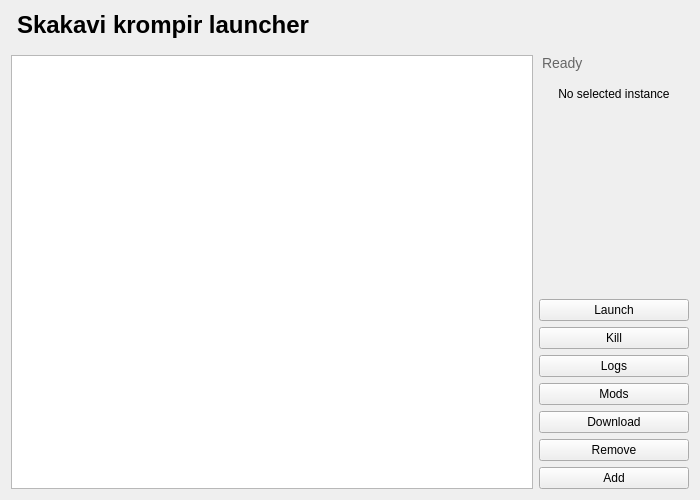
<?xml version="1.0" encoding="UTF-8"?>
<ui version="4.0">
 <class>MainWindow</class>
 <widget class="QWidget" name="MainWindow">
  <property name="geometry">
   <rect>
    <x>0</x>
    <y>0</y>
    <width>700</width>
    <height>500</height>
   </rect>
  </property>
  <property name="windowTitle">
   <string>Skakavi krompir launcher</string>
  </property>
  <layout class="QVBoxLayout" name="verticalLayout">
   <item>
    <widget class="QLabel" name="titleLabel">
     <property name="styleSheet">
      <string notr="true">font-size: 24px; font-weight: bold; margin-bottom: 10px;</string>
     </property>
     <property name="text">
      <string>Skakavi krompir launcher</string>
     </property>
    </widget>
   </item>
   <item>
    <layout class="QHBoxLayout" name="horizontalLayout_2" stretch="0,0">
     <item>
      <widget class="QListWidget" name="instanceList">
       <property name="iconSize">
        <size>
         <width>64</width>
         <height>64</height>
        </size>
       </property>
       <property name="movement">
        <enum>QListView::Static</enum>
       </property>
       <property name="isWrapping" stdset="0">
        <bool>true</bool>
       </property>
       <property name="resizeMode">
        <enum>QListView::Adjust</enum>
       </property>
       <property name="spacing">
        <number>10</number>
       </property>
       <property name="viewMode">
        <enum>QListView::IconMode</enum>
       </property>
      </widget>
     </item>
     <item>
      <layout class="QVBoxLayout" name="verticalLayout_2">
       <item>
        <widget class="QLabel" name="statusLabel">
         <property name="styleSheet">
          <string notr="true">font-size: 14px; color: #666; margin-bottom: 10px;</string>
         </property>
         <property name="text">
          <string>Ready</string>
         </property>
        </widget>
       </item>
       <item>
        <widget class="QLabel" name="instanceName">
         <property name="text">
          <string>No selected instance</string>
         </property>
         <property name="alignment">
          <set>Qt::AlignCenter</set>
         </property>
        </widget>
       </item>
       <item>
        <spacer name="verticalSpacer">
         <property name="orientation">
          <enum>Qt::Vertical</enum>
         </property>
         <property name="sizeHint" stdset="0">
          <size>
           <width>20</width>
           <height>40</height>
          </size>
         </property>
        </spacer>
       </item>
       <item>
        <spacer name="horizontalSpacer">
         <property name="orientation">
          <enum>Qt::Horizontal</enum>
         </property>
         <property name="sizeType">
          <enum>QSizePolicy::Minimum</enum>
         </property>
         <property name="sizeHint" stdset="0">
          <size>
           <width>150</width>
           <height>11</height>
          </size>
         </property>
        </spacer>
       </item>
       <item>
        <widget class="QPushButton" name="launchBtn">
         <property name="text">
          <string>Launch</string>
         </property>
         <property name="icon">
          <iconset theme="media-playback-start"/>
         </property>
        </widget>
       </item>
       <item>
        <widget class="QPushButton" name="killBtn">
         <property name="text">
          <string>Kill</string>
         </property>
         <property name="icon">
          <iconset theme="process-stop"/>
         </property>
        </widget>
       </item>
       <item>
        <widget class="QPushButton" name="logsBtn">
         <property name="text">
          <string>Logs</string>
         </property>
         <property name="icon">
          <iconset theme="view-list-text"/>
         </property>
        </widget>
       </item>
       <item>
        <widget class="QPushButton" name="modsBtn">
         <property name="text">
          <string>Mods</string>
         </property>
         <property name="icon">
          <iconset theme="applications-system"/>
         </property>
        </widget>
       </item>
       <item>
        <widget class="QPushButton" name="downloadBtn">
         <property name="text">
          <string>Download</string>
         </property>
         <property name="icon">
          <iconset theme="download"/>
         </property>
        </widget>
       </item>
       <item>
        <widget class="QPushButton" name="removeBtn">
         <property name="text">
          <string>Remove</string>
         </property>
         <property name="icon">
          <iconset theme="edit-delete"/>
         </property>
        </widget>
       </item>
       <item>
        <widget class="QPushButton" name="addBtn">
         <property name="text">
          <string>Add</string>
         </property>
         <property name="icon">
          <iconset theme="list-add"/>
         </property>
        </widget>
       </item>
      </layout>
     </item>
    </layout>
   </item>
  </layout>
 </widget>
 <resources/>
 <connections/>
</ui>
